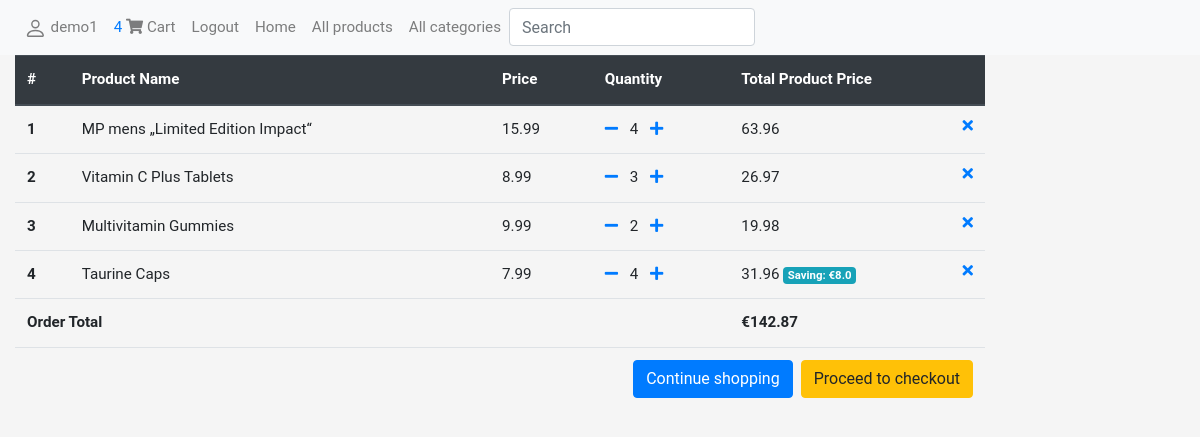
/eshop/order-summary/ (signed in), run on the app's committed database.
### eshop/models.py (models this page shows, shortened)
class OrderProduct(models.Model):
    ordered = models.BooleanField(default=False)
    product = models.ForeignKey('Product', on_delete=models.CASCADE)
    quantity = models.IntegerField(default=0)
    order = models.ForeignKey('Order', on_delete=models.CASCADE, null=True)
    def get_total_product_price(self):
        return self.quantity * self.product.price
    def get_total_discount_product_price(self):
        return self.quantity * self.product.discount_price
    def get_total_savings(self):
        return round(self.get_total_product_price() - self.get_total_discount_product_price(), 2)
    def get_final_price(self):
        if self.product.discount_price:
            return self.get_total_discount_product_price()
        else:
            return self.get_total_product_price()

class Product(models.Model):
    name = models.CharField('Name', max_length=200)
    category = models.ForeignKey('Category', on_delete=models.SET_NULL, null=True)
    sub_category = models.ForeignKey('SubCategory', on_delete=models.SET_NULL, null=True)
    description = models.TextField('Description', max_length=1000, help_text='Short description of the product')
    price = models.FloatField('Price', help_text='Price of the product')
    discount_price = models.FloatField(blank=True, null=True)
    picture = models.ImageField('Picture', upload_to='pictures', null=True)
    slug = models.SlugField()

### eshop/views.py (the view)
# urls.py: path('order-summary/', views.OrderSummaryView.as_view(), name='order-summary'),
class OrderSummaryView(LoginRequiredMixin, generic.View):
    def get(self, *args, **kwargs):
        try:
            order = OrderProduct.objects.filter(order__user=self.request.user, ordered=False, order__ordered=False)
            total = 0
            for order_item in order:
                total += order_item.get_final_price()
            context = {
                'object': order,
                'total': round(total, 2)  #allows only 2 decimal after dot
            }
            return render(self.request, 'order_summary.html', context)
        except ObjectDoesNotExist:
            messages.warning(self.request, "You do not have an active order")
            return redirect("/")

### eshop/templatetags/cart_template_tags.py (called while the page is built)
@register.filter
def cart_item_count(user):
    if user.is_authenticated:
        qs = OrderProduct.objects.filter(order__user=user, ordered=False, order__ordered=False)
        if qs:
            return qs.count()
    return 0

### eshop/templates/order_summary.html
{% extends "base.html" %}
{% block content %}
<div class="container-fluid justify-content-center">
<table class="table pr-0">
  <thead class="thead-dark">
    <tr>
      <th scope="col">#</th>
      <th scope="col">Product Name</th>
      <th scope="col">Price</th>
      <th scope="col">Quantity</th>
      <th scope="col">Total Product Price</th>
    </tr>
  </thead>
  <tbody>
    {% for order_item in object %}
    <tr>
      <th scope="row">{{ forloop.counter }}</th>
      <td>{{ order_item.product.name }}</td>
      <td>{% if order_item.product.discount_price %}
          {{ order_item.product.discount_price }}
          {% else %}
          {{ order_item.product.price }}
          {% endif %}
      </td>
      <td>
          <a href="{% url 'eshop:remove-from-cart' order_item.product.slug %}" ><i class="fas fa-minus mr-2"></i></a>
          {{ order_item.quantity }}
          <a href="{% url 'eshop:add-to-cart' order_item.product.slug %}"><i class="fas fa-plus ml-2"></i></a></td>
      <td>
          {% if order_item.product.discount_price %}
          {{ order_item.get_total_discount_product_price }}
          <span class="badge badge-info">Saving: €{{ order_item.get_total_savings }}</span>
          {% else %}
          {{ order_item.get_total_product_price }}
          {% endif %}
          <a href="{% url 'eshop:full-remove-from-cart' order_item.product.slug %}"><i class="fas fa-times float-right"></i></a>
      </td>
    </tr>
    {% endfor %}
    {% if total < 0.01 %}
    <tr>
        <td colspan="6">Your cart is empty</td>
    </tr>
    <tr>
        <td colspan="6">
            <a class="btn btn-primary float-right" href="/">Continue shopping</a>
        </td>
    </tr>
    {% else %}
    <tr>
        <td colspan="4"><strong>Order Total</strong></td>
        <td><strong>€{{ total }}</strong></td>
    </tr>
    <tr>
        <td colspan="6">
            <a class="btn btn-warning float-right ml-2" href="">Proceed to checkout</a>
            <a class="btn btn-primary float-right" href="/">Continue shopping</a>
        </td>
    </tr>
    {% endif %}
  </tbody>
</table>
</div>
{% endblock %}

### eshop/templates/base.html (shortened to what this page needs)
<!DOCTYPE html>
<html lang="en">
<head>
  <link rel="stylesheet" href="https://use.fontawesome.com/releases/v5.8.1/css/all.css">
  <link rel="stylesheet" href="https://stackpath.bootstrapcdn.com/bootstrap/4.2.1/css/bootstrap.min.css">
  {% load static %}
  {% load cart_template_tags %}
  <link rel="stylesheet" href="{% static 'css/styles.css' %}">
</head>
<body>
<nav class="navbar navbar-expand-lg navbar-light bg-light">
    <div class="collapse navbar-collapse" id="navbarSupportedContent">
      {% block sidebar %}
        <ul class="navbar-nav mr-auto">
          {% if user.is_authenticated %}
            <li class="nav-item">
              <a class="nav-link" href="#">
            {{ user.get_username }}
              </a>
            </li>
             <li class="nav-item">
                <a href="{% url 'eshop:order-summary' %}" class="nav-link waves-effect">
                  <span class="red z-depth-1 text-primary"> {{ request.user|cart_item_count }} </span>
                  <i class="fas fa-shopping-cart"></i>
                  <span class="clearfix d-none d-sm-inline-block"> Cart </span>
                </a>
             </li>
            <li class="nav-item"><a class="nav-link" href="{% url 'logout' %}">Logout</a></li>
          {% else %}
            <li class="nav-item"><a class="nav-link" href="{% url 'login' %}?next=/">Login</a></li>
            <li class="nav-item"><a class="nav-link" href="{% url 'eshop:register' %}">Register</a></li>
          {% endif %}
          <li class="nav-item"><a class="text-decoration-none nav-link" href="{% url 'eshop:index' %}">Home</a></li>
          <li class="nav-item"><a class="text-decoration-none nav-link" href="{% url 'eshop:products' %}">All products</a></li>
          <li class="nav-item"><a class="text-decoration-none nav-link" href="{% url 'eshop:categories' %}">All categories</a></li>
          <li class="nav-item">
            <form action="{% url 'eshop:search' %}" method="get" class="form-inline my-2 my-lg-0">
            <input name="query" class="form-control" type="text" placeholder="Search">
            </form>
          </li>
        </ul>
     {% endblock %}
      </div>
    </nav>
      <div class="col-sm-10 p-0">{% block content %}{% endblock %}</div>
</body>
</html>

### eshop/static/css/styles.css (style rules this page uses)
body { font-family: Roboto, -apple-system, BlinkMacSystemFont, "Segoe UI", Roboto, "Helvetica Neue", Arial, sans-serif, "Apple Color Emoji", "Segoe UI Emoji", "Segoe UI Symbol", "Noto Color Emoji"; font-size: 0.95rem; font-weight: 400; line-height: 1.5385; color: #333; background-color: #f5f5f5 }
a { text-decoration: none !important }

### data on the page
OrderProduct: product.name "MP mens „Limited Edition Impact“", product.price "15.99", quantity "4", get_total_product_price "63.96"
OrderProduct: product.name "Vitamin C Plus Tablets", product.price "8.99", quantity "3", get_total_product_price "26.97"
OrderProduct: product.name "Multivitamin Gummies", product.price "9.99", quantity "2", get_total_product_price "19.98"
OrderProduct: product.name "Taurine Caps", product.discount_price "7.99", quantity "4", get_total_discount_product_price "31.96", get_total_savings "8.0"

### other printed values
{{ user.get_username }} "demo1"
{{ request.user|cart_item_count }} "4"
{{ total }} "142.87"
